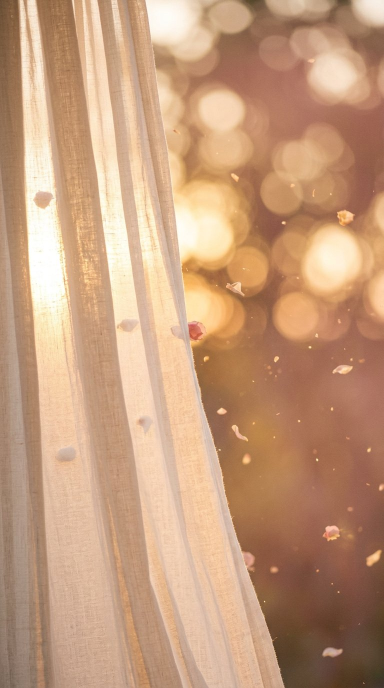
#> input picture miqa/products/2026-11-05_set-b-video/plates/env_curtain.jpg, 768 x 1376 px, given in place of cover_text_A.png, which was not available (shown at 1/2 size)
$ python covers.py
#> lines starting #> are read from the running program, lines starting #| are printed output that depends on the picture; after the words box and inside, x2 and y2 are one past the last pixel; in counts of white or black regions, pixels touching at a corner belong together
### miqa/products/2026-11-05_set-b-video/render.py
#!/usr/bin/env python3
"""Set B "Petal Light" renderer — 2160x3840 @30fps frames.

Plates: cream-marble vanity envs (AI, defocused) + real client watch photos,
feathered together, warm golden-hour graded.  Text is pre-rendered by
text_layers.mjs (Skia/Pango) and composited with fade + drift.

Usage:  python render.py [--test 0,240,700]  [--out /tmp/vframes]
"""
import json, os, sys, math, argparse
import numpy as np
from PIL import Image, ImageDraw, ImageFilter

W, H, FPS = 2160, 3840, 30
BASE = 'miqa/products/2026-11-05_set-b-video'
WORK = f'{BASE}/work'
LAY = f'{BASE}/plates/layers'
PL = f'{BASE}/plates'
ART = 'miqa/deliveries/2026-11-05_set-b'
COLORS = [('01_fiyota-floral-black', 'fiyota-floral-black'),
          ('02_fiyota-floral-blue', 'fiyota-floral-blue'),
          ('03_fiyota-floral-white', 'fiyota-floral-white'),
          ('04_fiyota-floral-green', 'fiyota-floral-green')]
ENVS = [f'{PL}/env_vanity.jpg', f'{PL}/env_petals.jpg', f'{PL}/env_curtain.jpg']

ZF = 1.14                      # plate oversample for zoom headroom
PW, PH = int(W * ZF), int(H * ZF)


def smooth(x):
    x = min(1.0, max(0.0, x))
    return x * x * (3 - 2 * x)


def ease_io(x):
    x = min(1.0, max(0.0, x))
    return 0.5 - 0.5 * math.cos(math.pi * x)


def load_rgb(p):
    return Image.open(p).convert('RGB')


# [5 lines left out: function cover, not called in this run]


def warm(im, k=1.0):
    a = np.asarray(im, np.float32)
    a *= np.array([1.055, 1.005, 0.915], np.float32) * k
    a = (a - 4) * 1.015 + 6
    # shadows stay rosewood-warm: lift red slightly, keep blue down
    a += np.clip(70.0 - a.mean(axis=2, keepdims=True), 0, 70) * 0.0
    a[..., 0] += 2.0
    a[..., 2] -= 1.5
    return Image.fromarray(np.clip(a, 0, 255).astype(np.uint8))


# [5 lines left out: function vignette_mask, not called in this run]


VIG = None
GRAIN = [np.random.default_rng(i).normal(0, 2.4, (H // 2, W // 2)).astype(np.float32) for i in range(6)]


# [9 lines left out: function finish, not called in this run]


# ------------------------------------------------------------------ plates
ENV_FOR = {'dial': ENVS[0], 'wrist': ENVS[1], 'bracelet': ENVS[2]}


# [69 lines left out: functions smart_plate, env_overlay, build_plate, not called in this run]


# ---------------------------------------------------------------- v3 plates
def watch_bbox(im, tol=34):
    """Bounding box of the product against its flat backdrop."""
    a = np.asarray(im.convert('RGB'), np.float32)
    h, w, _ = a.shape
    c = np.concatenate([a[:60, :60].reshape(-1, 3), a[:60, -60:].reshape(-1, 3),
                        a[-60:, :60].reshape(-1, 3), a[-60:, -60:].reshape(-1, 3)])
    bg = np.median(c, 0)
    m = np.abs(a - bg).max(2) > tol
    cols = np.where(m.mean(0) > 0.004)[0]
    rows = np.where(m.mean(1) > 0.004)[0]
    return int(cols[0]), int(rows[0]), int(cols[-1]), int(rows[-1])


def row_bg(im, pad=0.18):
    """1-D row colour profile sampled from the photo's own margins."""
    a = np.asarray(im.convert('RGB'), np.float32)
    k = max(8, int(a.shape[1] * pad))
    strip = np.concatenate([a[:, :k], a[:, -k:]], 1)
    rows = np.median(strip, axis=1)
    ker = np.ones(41, np.float32) / 41
    padded = np.pad(rows, ((20, 20), (0, 0)), mode='edge')
    return np.stack([np.convolve(padded[:, c], ker, 'valid') for c in range(3)], 1)


def bg_field(prof, pool=9.0):
    ys = np.clip((np.arange(PH) * (len(prof) - 1) / max(1, PH - 1)).astype(int), 0, len(prof) - 1)
    a = prof[ys][:, None, :].repeat(PW, 1)
    yy = np.linspace(0, 1, PH, dtype=np.float32)[:, None]
    xx = np.linspace(0, 1, PW, dtype=np.float32)[None, :]
    a += np.exp(-(((xx - 0.5) / 0.44) ** 2 + ((yy - 0.42) / 0.34) ** 2))[:, :, None] * pool
    return a


def whole_plate(ci, watch_h=0.855, valign=0.46, pool=9.0):
    """THE whole watch (top bracelet link to the heart end-link), never cropped.

    The 2000x2000 product photo is cut to the watch plus a small margin, scaled
    to `watch_h` of the frame height, and placed on a field rebuilt from the
    photo's own backdrop so nothing looks pasted on.
    """
    folder, stem = COLORS[ci]
    im = load_rgb(f'{ART}/{folder}/website-images/{stem}_01_primary.jpg')
    x0, y0, x1, y1 = watch_bbox(im)
    mx, my = int((x1 - x0) * 0.055), int((y1 - y0) * 0.028)
    fg = im.crop((max(0, x0 - mx), max(0, y0 - my),
                  min(im.width, x1 + mx), min(im.height, y1 + my)))
    th = int(PH * watch_h)
    tw = max(1, int(fg.width * th / fg.height))
    fg = fg.resize((tw, th), Image.LANCZOS)
    out = Image.fromarray(np.clip(bg_field(row_bg(im), pool), 0, 255).astype(np.uint8))
    out = out.filter(ImageFilter.GaussianBlur(3))
    ry, rx = min(150, th // 3), int(tw * 0.09)
    yy = np.arange(th, dtype=np.float32)[:, None]
    xx = np.arange(tw, dtype=np.float32)[None, :]
    m = np.minimum(np.clip(yy / ry, 0, 1), np.clip((th - 1 - yy) / ry, 0, 1))
    m = np.minimum(m, np.minimum(np.clip(xx / rx, 0, 1), np.clip((tw - 1 - xx) / rx, 0, 1))) ** 0.75
    mask = Image.fromarray((m * 255).astype(np.uint8)).filter(ImageFilter.GaussianBlur(46))
    py = int(max(0, min(PH - th, PH * valign - th / 2)))
    out.paste(fg, ((PW - tw) // 2, py), mask)
    return warm(out, 1.0)


# [113 lines left out: functions styled_plate, crystal_case_plate, bracelet_band_plate, wrist_plate, smart_plate_path, build_gradient and 1 more, not called in this run]


# ------------------------------------------------------------------ text
def layer_img(name):
    return Image.open(f'{LAY}/{name}.png').convert('RGBA')


# [35 lines left out: functions paste_alpha, crop_zoom, petal_mask, not called in this run]


MASK_A = None
MASK_B = None


# [9 lines left out: function blend_petal, not called in this run]


# ------------------------------------------------------------------ sparkles
GLINT = None


# [294 lines left out: functions glints, main, floating_petals, not called in this run]


# [2 lines that do not run on import are left out]

### miqa/products/2026-11-05_set-b-video/covers.py
#!/usr/bin/env python3
"""Set B covers (1080x1920): A = hero dial + ৳350, B = 4-colour strip + ৳350."""
import os
import numpy as np
from PIL import Image, ImageFilter

BASE = 'miqa/products/2026-11-05_set-b-video'
import sys
sys.path.insert(0, BASE)
import render as RD   # whole_plate + full-watch framing, single source of truth
ART = 'miqa/deliveries/2026-11-05_set-b'
OUT = 'miqa/deliveries/2026-11-05_set-b-video'
COLORS = ['01_fiyota-floral-black', '02_fiyota-floral-blue',
          '03_fiyota-floral-white', '04_fiyota-floral-green']
STEMS = ['fiyota-floral-black', 'fiyota-floral-blue',
         'fiyota-floral-white', 'fiyota-floral-green']
W, H = 1080, 1920


def cover(im, w, h):
    s = max(w / im.width, h / im.height)
    im = im.resize((int(im.width * s + .5), int(im.height * s + .5)), Image.LANCZOS)
    x, y = (im.width - w) // 2, (im.height - h) // 2
    return im.crop((x, y, x + w, y + h))


def warm(im):
    a = np.asarray(im, np.float32)
    a *= np.array([1.055, 1.005, 0.915], np.float32)
    return Image.fromarray(np.clip(a, 0, 255).astype(np.uint8))


def smart(path, w, h, contain=0.80, valign=0.30, env=None, ramp=360):
    im = Image.open(path).convert('RGB')
    bg = cover(warm(Image.open(env).convert('RGB')), w, h).filter(ImageFilter.GaussianBlur(10))
    s = contain * (w / im.width)
    fg = im.resize((int(im.width * s + .5), int(im.height * s + .5)), Image.LANCZOS)
    if fg.height > h:
        k = h / fg.height
        fg = fg.resize((int(fg.width * k), h), Image.LANCZOS)
    if fg.width < w:
        k = w / fg.width
        fg = fg.resize((w, int(fg.height * k)), Image.LANCZOS)
    fg = warm(fg)
    mh, mw = fg.height, fg.width
    yy = np.arange(mh, dtype=np.float32)
    r = min(ramp, mh // 2)
    m = np.minimum(np.clip(yy / r, 0, 1), np.clip((mh - 1 - yy) / r, 0, 1)) ** 1.3
    mask = Image.fromarray((np.repeat(m[:, None], mw, 1) * 255).astype(np.uint8))
    mask = mask.filter(ImageFilter.GaussianBlur(40))
    y0 = max(0, min(h - mh, int((h - mh) * valign)))
    bg.paste(fg, (0, y0), mask)
    return bg


def whole(ci, w, h, watch_h=0.62, valign=0.33):
    """Whole-watch plate at cover resolution (render.py builds at 2160x3840)."""
    plate = RD.whole_plate(ci, watch_h=watch_h, valign=valign)
    return plate.resize((w, h), Image.LANCZOS) if (w, h) != plate.size else plate


def main():
    os.makedirs(OUT, exist_ok=True)
    txtA = Image.open('/tmp/cover_text_A.png').convert('RGBA')
    txtB = Image.open('/tmp/cover_text_B.png').convert('RGBA')
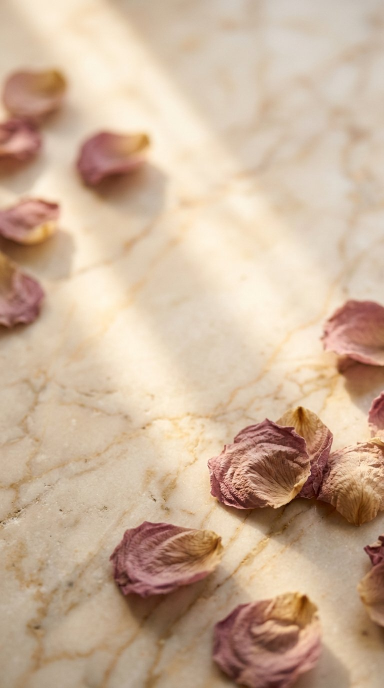
#> input picture miqa/products/2026-11-05_set-b-video/plates/env_petals.jpg, 768 x 1376 px, given in place of cover_text_B.png, which was not available (shown at 1/2 size)

    # ---- Cover A: hero black dial, price block bottom
    plate = whole(0, W, H, watch_h=0.60, valign=0.315)
#> in load_rgb, returned value is the input picture: PIL image 768x1376 RGB; mean R, G, B 203.9, 177.5, 153.5
#> in watch_bbox, `bg = np.median(c, 0)`: bg = [196, 179, 154]
#> in watch_bbox, `m = np.abs(a - bg).max(2) > tol`:
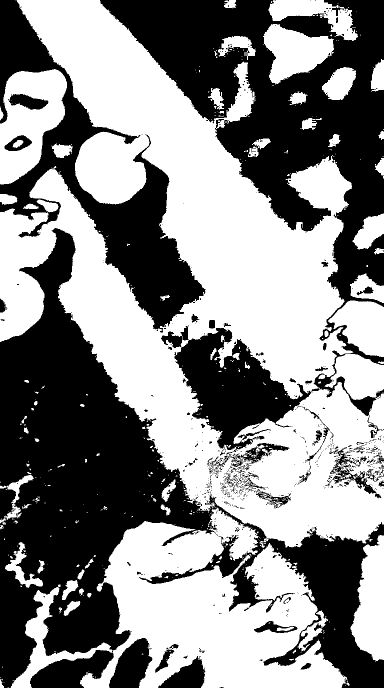
#> m: shape (1376, 768) bool (shown at 1/2 size); 53.6% white; 728 black regions (646 under 20 px), largest, box (x1, y1, x2, y2) and area: (0, 456, 768, 1376) 217502, (200, 0, 768, 912) 174677, (0, 0, 411, 665) 66379
#> in watch_bbox, `cols = np.where(m.mean(0) > 0.004)[0]`: cols = 768 values from 0 to 767
#> in watch_bbox, `rows = np.where(m.mean(1) > 0.004)[0]`: rows = 1376 values from 0 to 1375
#> in whole_plate, `x0, y0, x1, y1 = watch_bbox(im)`: x0 = 0; x1 = 767; y1 = 1375
#> in whole_plate, `mx, my = int((x1 - x0) * 0.055), int((y1 - y0) * 0.028)`: mx = 42; my = 38
#> in row_bg, `strip = np.concatenate([a[:, :k], a[:, -k:]], 1)`:
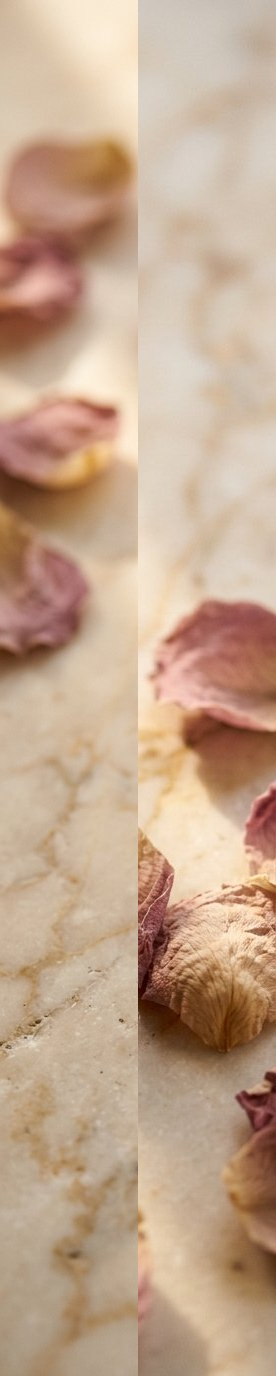
#> strip: shape (1376, 276, 3) float32; mean R, G, B 195.2, 166.6, 142.6
#> in row_bg, `rows = np.median(strip, axis=1)`: rows = 1376 rows, first 8: [207, 197, 186], [208, 197, 186], [208, 197, 187], [208, 197, 187], [207, 197, 187], [207, 198, 187], [207, 198, 188], [208, 198, 188]
#> in row_bg, `padded = np.pad(rows, ((20, 20), (0, 0)), mode='edge')`: padded = 1416 rows, first 8: [207, 197, 186], [207, 197, 186], [207, 197, 186], [207, 197, 186], [207, 197, 186], [207, 197, 186], [207, 197, 186], [207, 197, 186]
#> in bg_field, `ys = np.clip((np.arange(PH) * (len(prof) - 1) / max(1, PH - 1)).astype..`: ys = 4377 values from 0 to 1375
#> in whole_plate, `mask = Image.fromarray((m * 255).astype(np.uint8)).filter(ImageFilter...`:
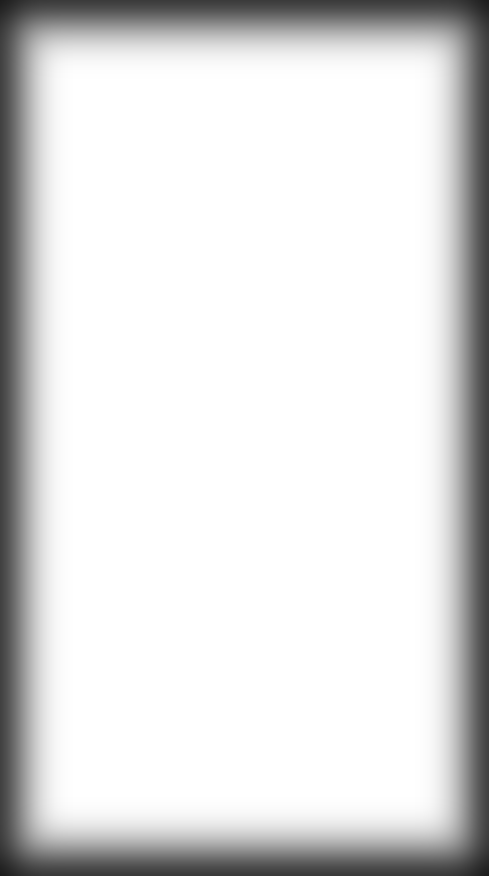
#> mask: PIL image 1465x2626 L (shown at 1/3 size); min 29, max 255, mean 222.1
#> in whole_plate, `out.paste(fg, ((PW - tw) // 2, py), mask)`:
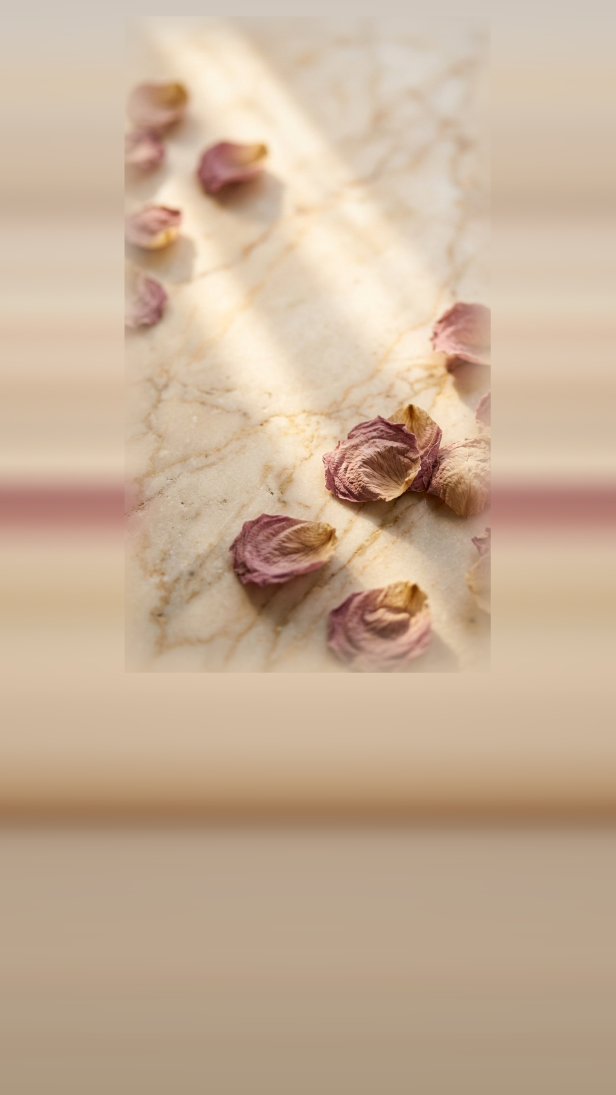
#> out: PIL image 2462x4377 RGB (shown at 1/4 size); mean R, G, B 200.1, 176, 151.9
#> in warm, `a *= np.array([1.055, 1.005, 0.915], np.float32) * k`:
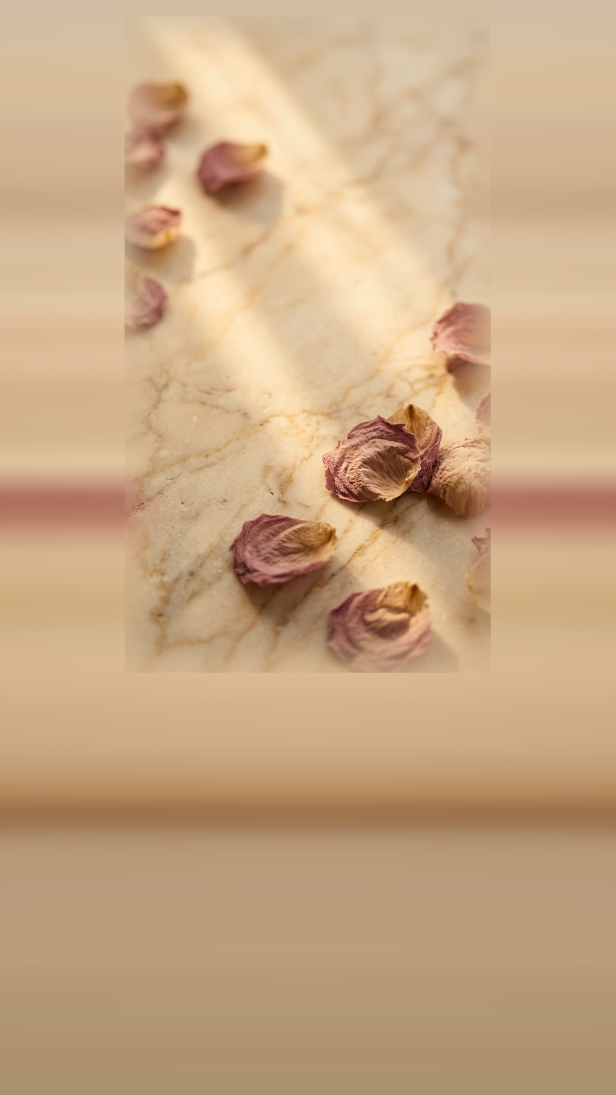
#> a: shape (4377, 2462, 3) float32 (shown at 1/4 size); mean R, G, B 232.7, 162.7, 138.8; drawn with min black and max white
    a = np.asarray(plate, np.float32)
#> a: shape (1920, 1080, 3) float32
    yy = np.linspace(0, 1, H, dtype=np.float32)[:, None, None]
    a *= (1.06 - 0.20 * yy ** 1.3)
    plate = Image.fromarray(np.clip(a, 0, 255).astype(np.uint8)).convert('RGBA')
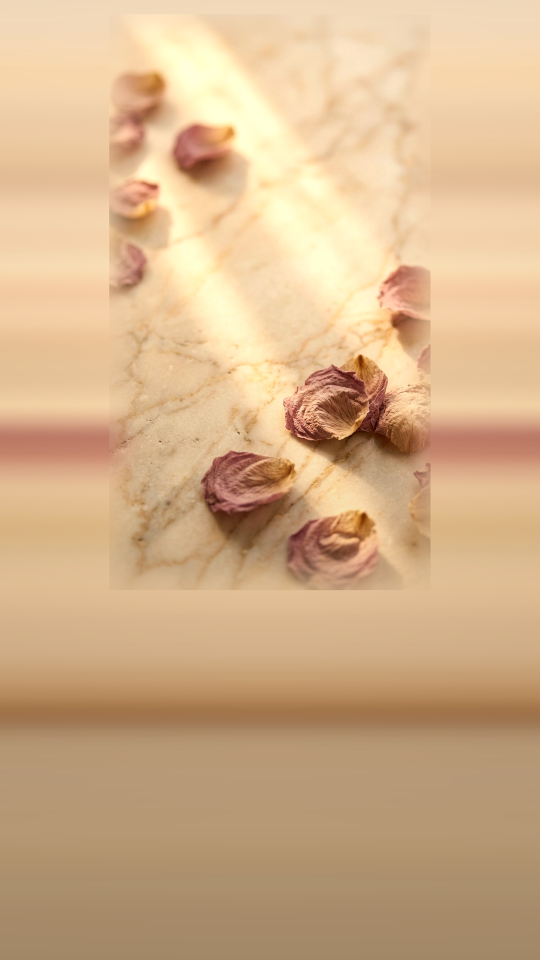
#> plate: PIL image 1080x1920 RGBA (shown at 1/2 size); mean R, G, B, A 210.8, 176.5, 137.6, 255
#> (the run stopped early here; a loop or call above may not have finished)
